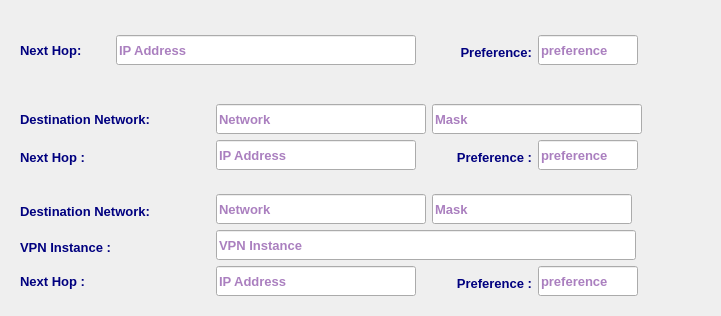
<?xml version="1.0" encoding="UTF-8"?>
<ui version="4.0">
 <class>RouteWidget</class>
 <widget class="QWidget" name="RouteWidget">
  <property name="geometry">
   <rect>
    <x>0</x>
    <y>0</y>
    <width>721</width>
    <height>316</height>
   </rect>
  </property>
  <property name="sizePolicy">
   <sizepolicy hsizetype="Preferred" vsizetype="Fixed">
    <horstretch>0</horstretch>
    <verstretch>0</verstretch>
   </sizepolicy>
  </property>
  <property name="minimumSize">
   <size>
    <width>700</width>
    <height>80</height>
   </size>
  </property>
  <property name="maximumSize">
   <size>
    <width>16777215</width>
    <height>320</height>
   </size>
  </property>
  <property name="font">
   <font>
    <family>Tahoma</family>
    <pointsize>10</pointsize>
   </font>
  </property>
  <property name="windowTitle">
   <string>Form</string>
  </property>
  <layout class="QVBoxLayout" name="verticalLayout">
   <item>
    <widget class="QFrame" name="defaultRouteFrame">
     <property name="frameShape">
      <enum>QFrame::NoFrame</enum>
     </property>
     <property name="frameShadow">
      <enum>QFrame::Raised</enum>
     </property>
     <layout class="QVBoxLayout" name="verticalLayout_7">
      <item>
       <layout class="QHBoxLayout" name="horizontalLayout_31">
        <item>
         <widget class="QLabel" name="defaultNextHopLbl">
          <property name="minimumSize">
           <size>
            <width>90</width>
            <height>30</height>
           </size>
          </property>
          <property name="maximumSize">
           <size>
            <width>100</width>
            <height>30</height>
           </size>
          </property>
          <property name="font">
           <font>
            <family>Tahoma</family>
            <pointsize>10</pointsize>
            <weight>75</weight>
            <bold>true</bold>
           </font>
          </property>
          <property name="styleSheet">
           <string notr="true">color: rgb(0, 0, 127);</string>
          </property>
          <property name="text">
           <string>Next Hop:</string>
          </property>
          <property name="alignment">
           <set>Qt::AlignLeading|Qt::AlignLeft|Qt::AlignVCenter</set>
          </property>
         </widget>
        </item>
        <item>
         <widget class="QLineEdit" name="defaultNextHopLE">
          <property name="minimumSize">
           <size>
            <width>300</width>
            <height>30</height>
           </size>
          </property>
          <property name="maximumSize">
           <size>
            <width>300</width>
            <height>30</height>
           </size>
          </property>
          <property name="font">
           <font>
            <family>Tahoma</family>
            <pointsize>10</pointsize>
            <weight>75</weight>
            <bold>true</bold>
           </font>
          </property>
          <property name="styleSheet">
           <string notr="true">color: rgb(85, 0, 127);</string>
          </property>
          <property name="placeholderText">
           <string>IP Address</string>
          </property>
         </widget>
        </item>
        <item>
         <widget class="QLabel" name="defaultPreferenceLbl">
          <property name="minimumSize">
           <size>
            <width>110</width>
            <height>30</height>
           </size>
          </property>
          <property name="maximumSize">
           <size>
            <width>110</width>
            <height>25</height>
           </size>
          </property>
          <property name="font">
           <font>
            <family>Tahoma</family>
            <pointsize>10</pointsize>
            <weight>75</weight>
            <bold>true</bold>
           </font>
          </property>
          <property name="styleSheet">
           <string notr="true">color: rgb(0, 0, 127);</string>
          </property>
          <property name="text">
           <string>Preference:</string>
          </property>
          <property name="alignment">
           <set>Qt::AlignRight|Qt::AlignTrailing|Qt::AlignVCenter</set>
          </property>
         </widget>
        </item>
        <item>
         <widget class="QLineEdit" name="defaultPreferenceLE">
          <property name="minimumSize">
           <size>
            <width>100</width>
            <height>30</height>
           </size>
          </property>
          <property name="maximumSize">
           <size>
            <width>100</width>
            <height>30</height>
           </size>
          </property>
          <property name="font">
           <font>
            <family>Tahoma</family>
            <pointsize>10</pointsize>
            <weight>75</weight>
            <bold>true</bold>
           </font>
          </property>
          <property name="styleSheet">
           <string notr="true">color: rgb(85, 0, 127);</string>
          </property>
          <property name="placeholderText">
           <string>preference</string>
          </property>
         </widget>
        </item>
        <item>
         <spacer name="horizontalSpacer">
          <property name="orientation">
           <enum>Qt::Horizontal</enum>
          </property>
          <property name="sizeHint" stdset="0">
           <size>
            <width>40</width>
            <height>20</height>
           </size>
          </property>
         </spacer>
        </item>
       </layout>
      </item>
     </layout>
    </widget>
   </item>
   <item>
    <widget class="QFrame" name="static1Frame">
     <property name="frameShape">
      <enum>QFrame::NoFrame</enum>
     </property>
     <property name="frameShadow">
      <enum>QFrame::Raised</enum>
     </property>
     <layout class="QVBoxLayout" name="verticalLayout_3">
      <item>
       <layout class="QHBoxLayout" name="horizontalLayout_25">
        <item>
         <widget class="QLabel" name="static1NetLbl">
          <property name="minimumSize">
           <size>
            <width>190</width>
            <height>30</height>
           </size>
          </property>
          <property name="maximumSize">
           <size>
            <width>190</width>
            <height>30</height>
           </size>
          </property>
          <property name="font">
           <font>
            <family>Tahoma</family>
            <pointsize>10</pointsize>
            <weight>75</weight>
            <bold>true</bold>
           </font>
          </property>
          <property name="styleSheet">
           <string notr="true">color: rgb(0, 0, 127);</string>
          </property>
          <property name="text">
           <string>Destination Network:</string>
          </property>
         </widget>
        </item>
        <item>
         <widget class="QLineEdit" name="static1IpLE">
          <property name="sizePolicy">
           <sizepolicy hsizetype="Expanding" vsizetype="Preferred">
            <horstretch>0</horstretch>
            <verstretch>0</verstretch>
           </sizepolicy>
          </property>
          <property name="minimumSize">
           <size>
            <width>210</width>
            <height>30</height>
           </size>
          </property>
          <property name="maximumSize">
           <size>
            <width>210</width>
            <height>30</height>
           </size>
          </property>
          <property name="font">
           <font>
            <family>Tahoma</family>
            <pointsize>10</pointsize>
            <weight>75</weight>
            <bold>true</bold>
           </font>
          </property>
          <property name="styleSheet">
           <string notr="true">color: rgb(85, 0, 127);</string>
          </property>
          <property name="placeholderText">
           <string>Network</string>
          </property>
         </widget>
        </item>
        <item>
         <widget class="QLineEdit" name="static1MaskLE">
          <property name="sizePolicy">
           <sizepolicy hsizetype="Expanding" vsizetype="Preferred">
            <horstretch>0</horstretch>
            <verstretch>0</verstretch>
           </sizepolicy>
          </property>
          <property name="minimumSize">
           <size>
            <width>210</width>
            <height>30</height>
           </size>
          </property>
          <property name="maximumSize">
           <size>
            <width>210</width>
            <height>30</height>
           </size>
          </property>
          <property name="font">
           <font>
            <family>Tahoma</family>
            <pointsize>10</pointsize>
            <weight>75</weight>
            <bold>true</bold>
           </font>
          </property>
          <property name="styleSheet">
           <string notr="true">color: rgb(85, 0, 127);</string>
          </property>
          <property name="placeholderText">
           <string>Mask</string>
          </property>
         </widget>
        </item>
        <item>
         <spacer name="horizontalSpacer_2">
          <property name="orientation">
           <enum>Qt::Horizontal</enum>
          </property>
          <property name="sizeHint" stdset="0">
           <size>
            <width>40</width>
            <height>20</height>
           </size>
          </property>
         </spacer>
        </item>
       </layout>
      </item>
      <item>
       <layout class="QHBoxLayout" name="horizontalLayout_26">
        <item>
         <widget class="QLabel" name="static1NextHopLbl">
          <property name="minimumSize">
           <size>
            <width>190</width>
            <height>30</height>
           </size>
          </property>
          <property name="maximumSize">
           <size>
            <width>190</width>
            <height>25</height>
           </size>
          </property>
          <property name="font">
           <font>
            <family>Tahoma</family>
            <pointsize>10</pointsize>
            <weight>75</weight>
            <bold>true</bold>
           </font>
          </property>
          <property name="styleSheet">
           <string notr="true">color: rgb(0, 0, 127);</string>
          </property>
          <property name="text">
           <string>Next Hop :</string>
          </property>
          <property name="alignment">
           <set>Qt::AlignLeading|Qt::AlignLeft|Qt::AlignVCenter</set>
          </property>
         </widget>
        </item>
        <item>
         <widget class="QLineEdit" name="static1NextHopLE">
          <property name="sizePolicy">
           <sizepolicy hsizetype="Expanding" vsizetype="Preferred">
            <horstretch>0</horstretch>
            <verstretch>0</verstretch>
           </sizepolicy>
          </property>
          <property name="minimumSize">
           <size>
            <width>200</width>
            <height>30</height>
           </size>
          </property>
          <property name="maximumSize">
           <size>
            <width>200</width>
            <height>30</height>
           </size>
          </property>
          <property name="font">
           <font>
            <family>Tahoma</family>
            <pointsize>10</pointsize>
            <weight>75</weight>
            <bold>true</bold>
           </font>
          </property>
          <property name="styleSheet">
           <string notr="true">color: rgb(85, 0, 127);</string>
          </property>
          <property name="placeholderText">
           <string>IP Address</string>
          </property>
         </widget>
        </item>
        <item>
         <widget class="QLabel" name="static1PreferenceLbl">
          <property name="minimumSize">
           <size>
            <width>110</width>
            <height>30</height>
           </size>
          </property>
          <property name="maximumSize">
           <size>
            <width>110</width>
            <height>25</height>
           </size>
          </property>
          <property name="font">
           <font>
            <family>Tahoma</family>
            <pointsize>10</pointsize>
            <weight>75</weight>
            <bold>true</bold>
           </font>
          </property>
          <property name="styleSheet">
           <string notr="true">color: rgb(0, 0, 127);</string>
          </property>
          <property name="text">
           <string>Preference :</string>
          </property>
          <property name="alignment">
           <set>Qt::AlignRight|Qt::AlignTrailing|Qt::AlignVCenter</set>
          </property>
         </widget>
        </item>
        <item>
         <widget class="QLineEdit" name="static1PreferenceLE">
          <property name="minimumSize">
           <size>
            <width>100</width>
            <height>30</height>
           </size>
          </property>
          <property name="maximumSize">
           <size>
            <width>100</width>
            <height>30</height>
           </size>
          </property>
          <property name="font">
           <font>
            <family>Tahoma</family>
            <pointsize>10</pointsize>
            <weight>75</weight>
            <bold>true</bold>
           </font>
          </property>
          <property name="styleSheet">
           <string notr="true">color: rgb(85, 0, 127);</string>
          </property>
          <property name="placeholderText">
           <string>preference</string>
          </property>
         </widget>
        </item>
        <item>
         <spacer name="horizontalSpacer_3">
          <property name="orientation">
           <enum>Qt::Horizontal</enum>
          </property>
          <property name="sizeHint" stdset="0">
           <size>
            <width>40</width>
            <height>20</height>
           </size>
          </property>
         </spacer>
        </item>
       </layout>
      </item>
     </layout>
    </widget>
   </item>
   <item>
    <widget class="QFrame" name="static2Frame">
     <property name="frameShape">
      <enum>QFrame::NoFrame</enum>
     </property>
     <property name="frameShadow">
      <enum>QFrame::Raised</enum>
     </property>
     <layout class="QVBoxLayout" name="verticalLayout_6">
      <item>
       <layout class="QHBoxLayout" name="horizontalLayout_27">
        <item>
         <widget class="QLabel" name="static2NetLbl">
          <property name="minimumSize">
           <size>
            <width>190</width>
            <height>30</height>
           </size>
          </property>
          <property name="maximumSize">
           <size>
            <width>190</width>
            <height>25</height>
           </size>
          </property>
          <property name="font">
           <font>
            <family>Tahoma</family>
            <pointsize>10</pointsize>
            <weight>75</weight>
            <bold>true</bold>
           </font>
          </property>
          <property name="styleSheet">
           <string notr="true">color: rgb(0, 0, 127);</string>
          </property>
          <property name="text">
           <string>Destination Network:</string>
          </property>
         </widget>
        </item>
        <item>
         <widget class="QLineEdit" name="static2IpLE">
          <property name="sizePolicy">
           <sizepolicy hsizetype="Expanding" vsizetype="Preferred">
            <horstretch>0</horstretch>
            <verstretch>0</verstretch>
           </sizepolicy>
          </property>
          <property name="minimumSize">
           <size>
            <width>210</width>
            <height>30</height>
           </size>
          </property>
          <property name="maximumSize">
           <size>
            <width>210</width>
            <height>30</height>
           </size>
          </property>
          <property name="font">
           <font>
            <family>Tahoma</family>
            <pointsize>10</pointsize>
            <weight>75</weight>
            <bold>true</bold>
           </font>
          </property>
          <property name="styleSheet">
           <string notr="true">color: rgb(85, 0, 127);</string>
          </property>
          <property name="placeholderText">
           <string>Network</string>
          </property>
         </widget>
        </item>
        <item>
         <widget class="QLineEdit" name="static2MaskLE">
          <property name="sizePolicy">
           <sizepolicy hsizetype="Expanding" vsizetype="Preferred">
            <horstretch>0</horstretch>
            <verstretch>0</verstretch>
           </sizepolicy>
          </property>
          <property name="minimumSize">
           <size>
            <width>200</width>
            <height>30</height>
           </size>
          </property>
          <property name="maximumSize">
           <size>
            <width>200</width>
            <height>30</height>
           </size>
          </property>
          <property name="font">
           <font>
            <family>Tahoma</family>
            <pointsize>10</pointsize>
            <weight>75</weight>
            <bold>true</bold>
           </font>
          </property>
          <property name="styleSheet">
           <string notr="true">color: rgb(85, 0, 127);</string>
          </property>
          <property name="placeholderText">
           <string>Mask</string>
          </property>
         </widget>
        </item>
        <item>
         <spacer name="horizontalSpacer_4">
          <property name="orientation">
           <enum>Qt::Horizontal</enum>
          </property>
          <property name="sizeHint" stdset="0">
           <size>
            <width>40</width>
            <height>20</height>
           </size>
          </property>
         </spacer>
        </item>
       </layout>
      </item>
      <item>
       <layout class="QHBoxLayout" name="horizontalLayout_29">
        <item>
         <widget class="QLabel" name="static2VpnLbl">
          <property name="minimumSize">
           <size>
            <width>190</width>
            <height>30</height>
           </size>
          </property>
          <property name="maximumSize">
           <size>
            <width>190</width>
            <height>25</height>
           </size>
          </property>
          <property name="font">
           <font>
            <family>Tahoma</family>
            <pointsize>10</pointsize>
            <weight>75</weight>
            <bold>true</bold>
           </font>
          </property>
          <property name="styleSheet">
           <string notr="true">color: rgb(0, 0, 127);</string>
          </property>
          <property name="text">
           <string>VPN Instance :</string>
          </property>
          <property name="alignment">
           <set>Qt::AlignLeading|Qt::AlignLeft|Qt::AlignVCenter</set>
          </property>
         </widget>
        </item>
        <item>
         <widget class="QLineEdit" name="static2VpnLE">
          <property name="minimumSize">
           <size>
            <width>420</width>
            <height>30</height>
           </size>
          </property>
          <property name="maximumSize">
           <size>
            <width>420</width>
            <height>30</height>
           </size>
          </property>
          <property name="font">
           <font>
            <family>Tahoma</family>
            <pointsize>10</pointsize>
            <weight>75</weight>
            <bold>true</bold>
           </font>
          </property>
          <property name="styleSheet">
           <string notr="true">color: rgb(85, 0, 127);</string>
          </property>
          <property name="placeholderText">
           <string>VPN Instance</string>
          </property>
         </widget>
        </item>
        <item>
         <spacer name="horizontalSpacer_5">
          <property name="orientation">
           <enum>Qt::Horizontal</enum>
          </property>
          <property name="sizeHint" stdset="0">
           <size>
            <width>40</width>
            <height>20</height>
           </size>
          </property>
         </spacer>
        </item>
       </layout>
      </item>
      <item>
       <layout class="QHBoxLayout" name="horizontalLayout_28">
        <item>
         <widget class="QLabel" name="static2NextHopLbl">
          <property name="minimumSize">
           <size>
            <width>190</width>
            <height>30</height>
           </size>
          </property>
          <property name="maximumSize">
           <size>
            <width>190</width>
            <height>30</height>
           </size>
          </property>
          <property name="font">
           <font>
            <family>Tahoma</family>
            <pointsize>10</pointsize>
            <weight>75</weight>
            <bold>true</bold>
           </font>
          </property>
          <property name="styleSheet">
           <string notr="true">color: rgb(0, 0, 127);</string>
          </property>
          <property name="text">
           <string>Next Hop :</string>
          </property>
          <property name="alignment">
           <set>Qt::AlignLeading|Qt::AlignLeft|Qt::AlignVCenter</set>
          </property>
         </widget>
        </item>
        <item>
         <widget class="QLineEdit" name="static2NextHopLE">
          <property name="minimumSize">
           <size>
            <width>200</width>
            <height>30</height>
           </size>
          </property>
          <property name="maximumSize">
           <size>
            <width>200</width>
            <height>30</height>
           </size>
          </property>
          <property name="font">
           <font>
            <family>Tahoma</family>
            <pointsize>10</pointsize>
            <weight>75</weight>
            <bold>true</bold>
           </font>
          </property>
          <property name="styleSheet">
           <string notr="true">color: rgb(85, 0, 127);</string>
          </property>
          <property name="placeholderText">
           <string>IP Address</string>
          </property>
         </widget>
        </item>
        <item>
         <widget class="QLabel" name="static2PreferenceLbl">
          <property name="minimumSize">
           <size>
            <width>110</width>
            <height>30</height>
           </size>
          </property>
          <property name="maximumSize">
           <size>
            <width>110</width>
            <height>25</height>
           </size>
          </property>
          <property name="font">
           <font>
            <family>Tahoma</family>
            <pointsize>10</pointsize>
            <weight>75</weight>
            <bold>true</bold>
           </font>
          </property>
          <property name="styleSheet">
           <string notr="true">color: rgb(0, 0, 127);</string>
          </property>
          <property name="text">
           <string>Preference :</string>
          </property>
          <property name="alignment">
           <set>Qt::AlignRight|Qt::AlignTrailing|Qt::AlignVCenter</set>
          </property>
         </widget>
        </item>
        <item>
         <widget class="QLineEdit" name="static2PreferenceLE">
          <property name="minimumSize">
           <size>
            <width>100</width>
            <height>30</height>
           </size>
          </property>
          <property name="maximumSize">
           <size>
            <width>100</width>
            <height>30</height>
           </size>
          </property>
          <property name="font">
           <font>
            <family>Tahoma</family>
            <pointsize>10</pointsize>
            <weight>75</weight>
            <bold>true</bold>
           </font>
          </property>
          <property name="styleSheet">
           <string notr="true">color: rgb(85, 0, 127);</string>
          </property>
          <property name="placeholderText">
           <string>preference</string>
          </property>
         </widget>
        </item>
        <item>
         <spacer name="horizontalSpacer_6">
          <property name="orientation">
           <enum>Qt::Horizontal</enum>
          </property>
          <property name="sizeHint" stdset="0">
           <size>
            <width>40</width>
            <height>20</height>
           </size>
          </property>
         </spacer>
        </item>
       </layout>
      </item>
     </layout>
    </widget>
   </item>
  </layout>
  <zorder>static1Frame</zorder>
  <zorder>static2Frame</zorder>
  <zorder>defaultRouteFrame</zorder>
 </widget>
 <resources/>
 <connections/>
</ui>
